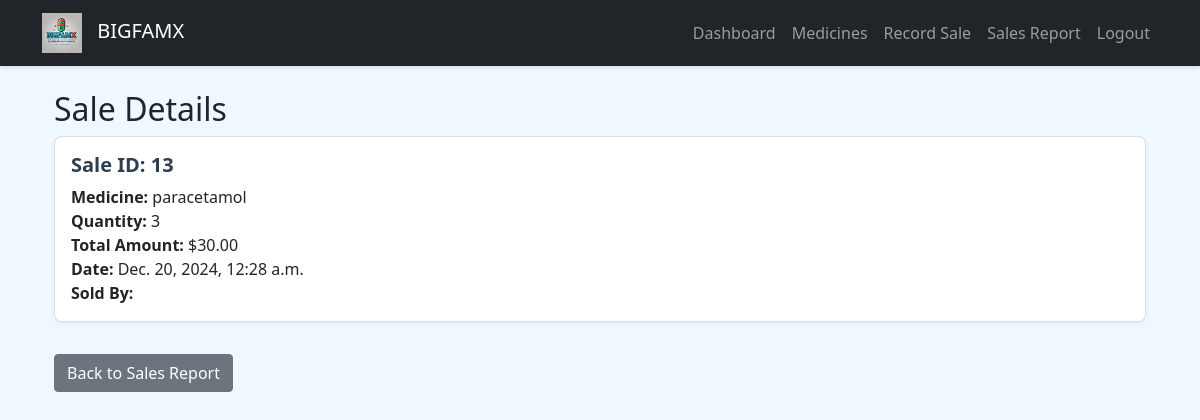
Page /sales/view/13/ (signed in) on the committed database.
### pharmacy_app/models.py (models this page shows, shortened)
class Sale(models.Model):
    medicine = models.ForeignKey(Medicine, on_delete=models.CASCADE)
    quantity = models.IntegerField()
    total_amount = models.DecimalField(max_digits=10, decimal_places=2)
    shop = models.ForeignKey(Shop, on_delete=models.CASCADE)
    attendant = models.ForeignKey(User, on_delete=models.CASCADE)
    sale_date = models.DateTimeField(auto_now_add=True)

class Medicine(models.Model):
    name = models.CharField(max_length=100)
    description = models.TextField()
    price = models.DecimalField(max_digits=10, decimal_places=2)
    stock = models.IntegerField()
    image = models.ImageField(upload_to='medicine_images/', null=True, blank=True)
    shop = models.ForeignKey(Shop, on_delete=models.CASCADE)
    created_at = models.DateTimeField(auto_now_add=True)
    updated_at = models.DateTimeField(auto_now=True)
    class Meta:
        indexes = [
            models.Index(fields=['shop', 'name']),
            models.Index(fields=['stock']),
        ]

### pharmacy_app/views.py (the view)
# urls.py: path('sales/view/<int:sale_id>/', views.view_sale, name='view_sale'),
@login_required
def view_sale(request, sale_id):
    try:
        sale = Sale.objects.get(id=sale_id)
    except Sale.DoesNotExist:
        messages.error(request, f'Sale record with ID {sale_id} does not exist.')
        return redirect('dashboard')
    if request.user.is_superuser:
        pass
    else:
        try:
            shop_attendant = ShopAttendant.objects.get(user=request.user)
            if sale.shop != shop_attendant.shop:
                messages.error(request, 'You do not have permission to view sales from other shops.')
                return redirect('dashboard')
        except ShopAttendant.DoesNotExist:
            messages.error(request, 'Shop attendant profile not found.')
            return redirect('dashboard')
    return render(request, 'pharmacy_app/view_sale.html', {'sale': sale})

### pharmacy_app/templates/pharmacy_app/view_sale.html
{% extends 'pharmacy_app/base.html' %}
{% block content %}
<div class="container mt-4">
    <h2>Sale Details</h2>
    <div class="card">
        <div class="card-body">
            <h5 class="card-title">Sale ID: {{ sale.id }}</h5>
            <p class="card-text">
                <strong>Medicine:</strong> {{ sale.medicine.name }}<br>
                <strong>Quantity:</strong> {{ sale.quantity }}<br>
                <strong>Total Amount:</strong> ${{ sale.total_amount }}<br>
                <strong>Date:</strong> {{ sale.sale_date }}<br>
                <strong>Sold By:</strong> {{ sale.attendant.user.username }}
            </p>
        </div>
    </div>
    <a href="{% url 'sales_report' %}" class="btn btn-secondary mt-3">Back to Sales Report</a>
</div>
{% endblock %}

### pharmacy_app/static/pharmacy_app/css/custom.css (style rules this page uses)
body { background-color: #f0f8ff; }
.card { border-radius: 8px; box-shadow: 0 2px 4px rgba(0,0,0,0.1); transition: transform 0.3s ease; }
.card-title { color: #2c3e50; font-weight: 600; }

### pharmacy_app/static/pharmacy_app/css/dashboard.css (style rules this page uses)
.card { transition: transform 0.2s ease-in-out; margin-bottom: 1rem; box-shadow: 0 2px 4px rgba(0, 0, 0, 0.05); }

### rows in the picture
Sale: id "13", medicine.name "paracetamol", quantity "3", total_amount "30.00", sale_date "Dec. 20, 2024, 12:28 a.m."
